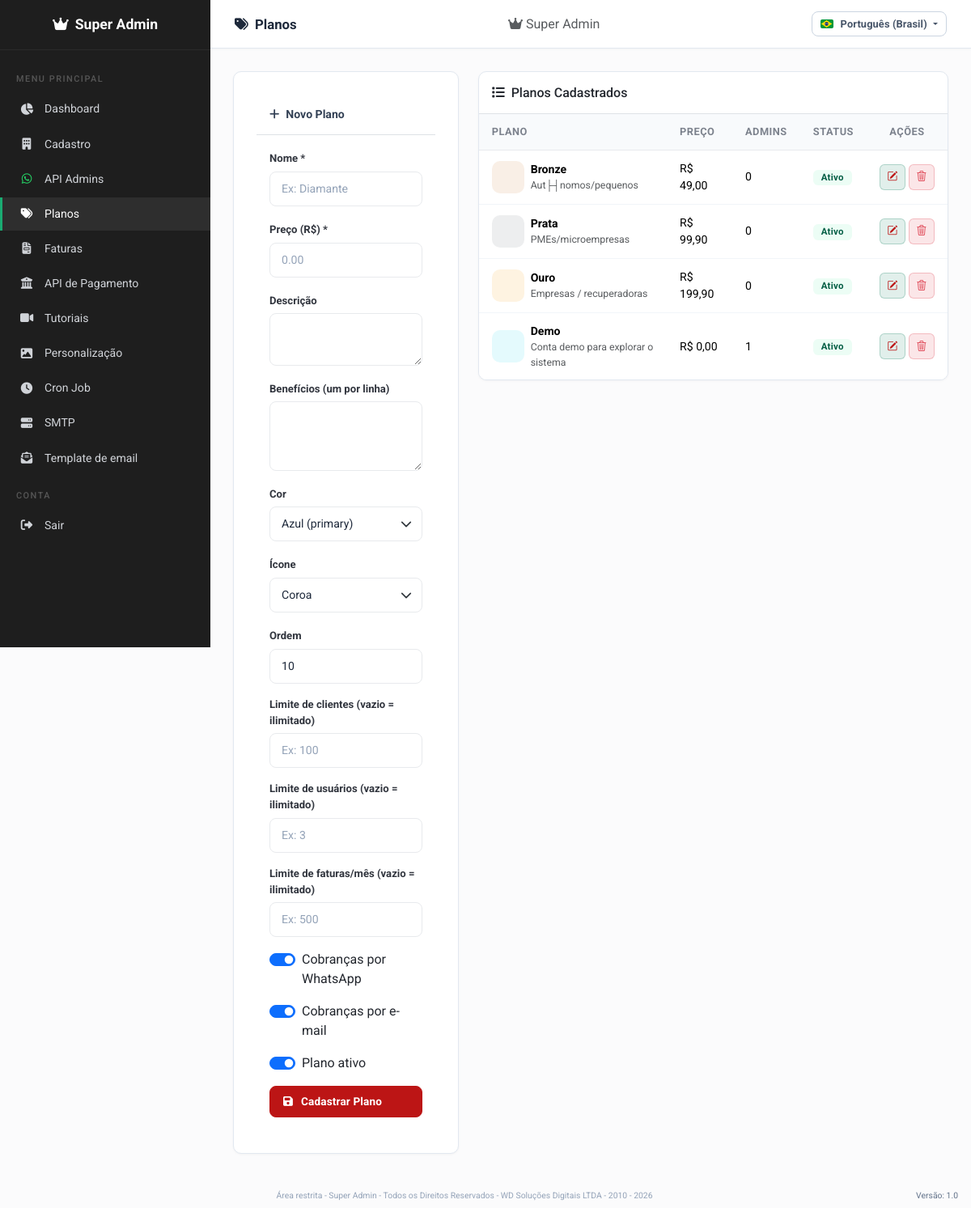
Before: /superadmin/planos.php (signed in) with the older database file.
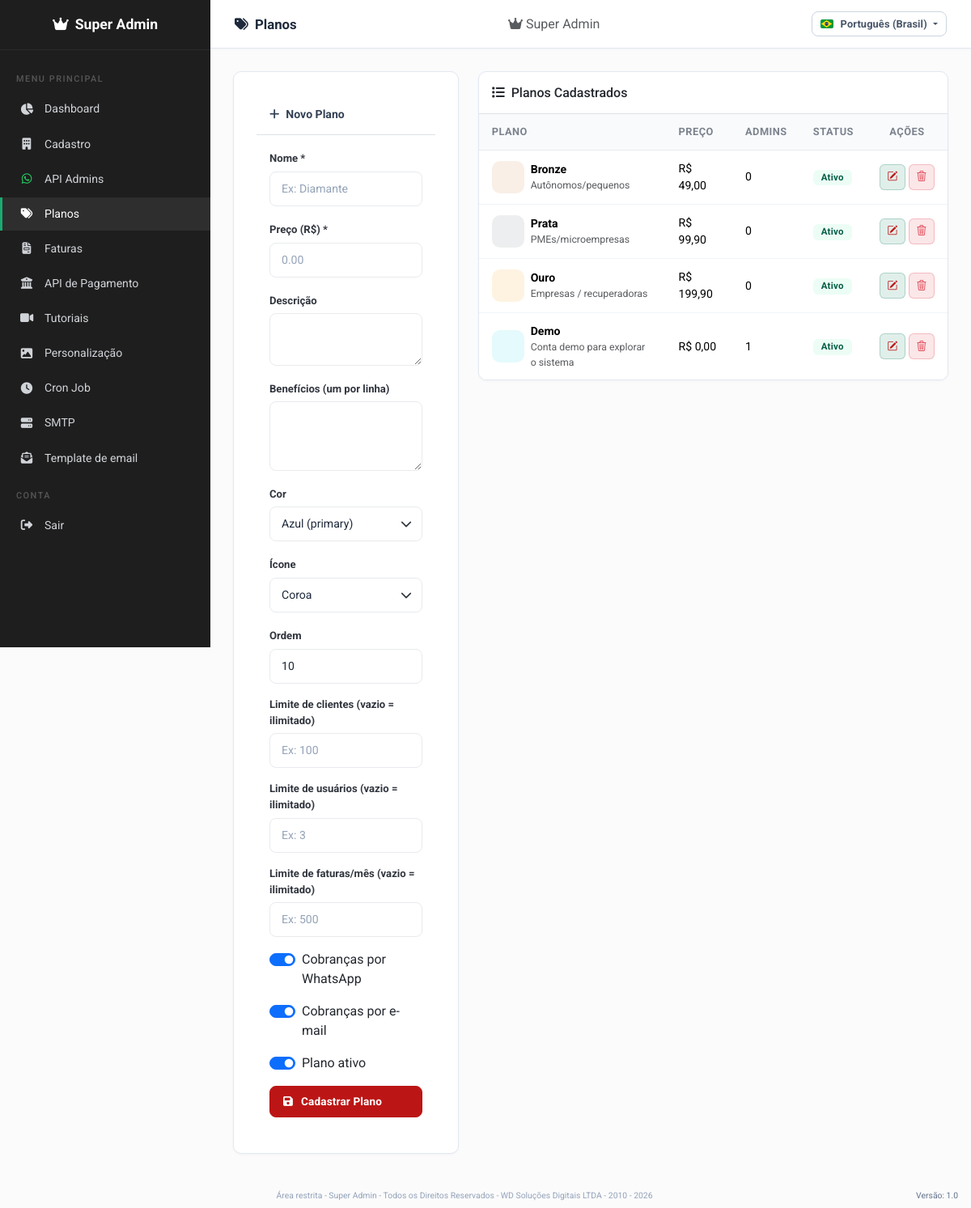
After: the same page with the newer database file.
### tables this page shows
CREATE TABLE `planos` (
  `id` int(11) NOT NULL AUTO_INCREMENT,
  `nome` varchar(50) NOT NULL,
  `slug` varchar(50) NOT NULL,
  `preco` decimal(10,2) DEFAULT 0.00,
  `descricao` varchar(500) DEFAULT NULL,
  `beneficios` text DEFAULT NULL,
  `max_clientes` int(11) DEFAULT NULL,
  `max_usuarios` int(11) DEFAULT NULL,
  `max_faturas_mensais` int(11) DEFAULT NULL,
  `whatsapp_cobranca` tinyint(1) DEFAULT 1,
  `email_cobranca` tinyint(1) DEFAULT 1,
  `cor` varchar(20) DEFAULT 'secondary',
  `icon` varchar(100) DEFAULT NULL,
  `ativo` tinyint(1) DEFAULT 1,
  `ordem` int(11) DEFAULT 0,
  `criado_em` timestamp NOT NULL DEFAULT current_timestamp(),
  PRIMARY KEY (`id`),
  UNIQUE KEY `slug` (`slug`)
);

### includes/lang_painel.php (called while the page is built, shortened)
<?php
function painelIdiomas() {
    return [
        'pt-BR' => 'Português (Brasil)',
        'es-MX' => 'Español (México)',
        'es-AR' => 'Español (Argentina)',
        'es-CO' => 'Español (Colombia)',
        'es-CL' => 'Español (Chile)',
        'es-PE' => 'Español (Perú)',
    ];
}
function painelIdiomaValido($id) {
    return array_key_exists((string)$id, painelIdiomas());
}
function painelIdiomaAtual() {
    $id = $_GET['idioma'] ?? ($_COOKIE['cobranca_site_idioma'] ?? 'pt-BR');
    $id = preg_replace('/[^a-zA-Z0-9-]/', '', substr((string)$id, 0, 15));
    return painelIdiomaValido($id) ? $id : 'pt-BR';
}
function t($chave, $params = []) {
    $id = painelIdiomaAtual();
    $base = strpos($id, 'es') === 0 ? 'es' : 'pt';
    $dicio = $GLOBALS['painel_' . $base];
    $s = array_key_exists($chave, $dicio) ? $dicio[$chave] : $chave;
    return $s;
}

### config/settings.php (called while the page is built, shortened)
<?php
function planoCorHex($cor) {
    $mapa = [
        'primary'   => '#0d6efd',
        'secondary' => '#6c757d',
        'success'   => '#128a53',
        'warning'   => '#f59e0b',
        'danger'    => '#dc3545',
        'info'      => '#22d3ee',
        'bronze'    => '#cd7f32',
        'dark'      => '#1f2937',
        'light'     => '#adb5bd',
    ];
    $cor = strtolower(trim((string)$cor));
    return $mapa[$cor] ?? '#0f7b5c';
}

### superadmin/planos.php (the view, shortened to what this page needs)
<?php
$pdo = getConnection();
$planos = $pdo->query("SELECT p.*, (SELECT COUNT(*) FROM admin_planos ap WHERE ap.plano_id = p.id) AS total_admins FROM planos p ORDER BY p.ordem ASC")->fetchAll();
include __DIR__ . '/includes/header.php';
include __DIR__ . '/includes/sidebar.php';
?>
<div class="main-content">
    <div class="topbar">
        <div>
            <h5><i class="fas fa-tags me-1"></i> Planos</h5>
        </div>
        <div class="dropdown d-none d-md-block">
            <span class="text-muted"><i class="fas fa-crown me-1"></i>Super Admin</span>
        </div>
    </div>
    <div class="content-area fade-in">
        <div class="row g-4">
            <div class="col-lg-4">
                <div class="form-card">
                    <div class="p-3 border-bottom">
                        <h6 class="mb-0"><i class="fas fa-plus me-2"></i>Novo Plano</h6>
                    </div>
                    <div class="p-3">
                        <form method="POST">
                            <div class="mb-3">
                                <label class="form-label">Nome *</label>
                                <input type="text" name="nome" class="form-control" required placeholder="Ex: Diamante">
                            </div>
                            <div class="mb-3">
                                <label class="form-label">Preço (R$) *</label>
                                <input type="number" step="0.01" name="preco" class="form-control" required placeholder="0.00">
                            </div>
                            <div class="mb-3">
                                <label class="form-label">Descrição</label>
                                <textarea name="descricao" class="form-control" rows="2"></textarea>
                            </div>
                            <div class="mb-3">
                                <label class="form-label">Benefícios (um por linha)</label>
                                <textarea name="beneficios" class="form-control" rows="3"></textarea>
                            </div>
                            <div class="mb-3">
                                <label class="form-label">Cor</label>
                                <select name="cor" class="form-select">
                                    <option value="primary">Azul (primary)</option>
                                </select>
                            </div>
                            <div class="mb-3">
                                <label class="form-label">Ícone</label>
                                <select name="icon" class="form-select">
                                    <option value="fa-crown">Coroa <i class="fas fa-crown"></i></option>
                                </select>
                            </div>
                            <div class="mb-3">
                                <label class="form-label">Ordem</label>
                                <input type="number" name="ordem" class="form-control" value="10">
                            </div>
                            <div class="mb-3">
                                <label class="form-label">Limite de clientes (vazio = ilimitado)</label>
                                <input type="number" min="0" name="max_clientes" class="form-control" placeholder="Ex: 100">
                            </div>
                            <div class="mb-3">
                                <label class="form-label">Limite de usuários (vazio = ilimitado)</label>
                                <input type="number" min="0" name="max_usuarios" class="form-control" placeholder="Ex: 3">
                            </div>
                            <div class="mb-3">
                                <label class="form-label">Limite de faturas/mês (vazio = ilimitado)</label>
                                <input type="number" min="0" name="max_faturas_mensais" class="form-control" placeholder="Ex: 500">
                            </div>
                            <div class="mb-3 form-check form-switch">
                                <input class="form-check-input" type="checkbox" name="whatsapp_cobranca" id="planoWhats" checked>
                                <label class="form-check-label" for="planoWhats">Cobranças por WhatsApp</label>
                            </div>
                            <div class="mb-3 form-check form-switch">
                                <input class="form-check-input" type="checkbox" name="email_cobranca" id="planoEmail" checked>
                                <label class="form-check-label" for="planoEmail">Cobranças por e-mail</label>
                            </div>
                            <div class="mb-3 form-check form-switch">
                                <input class="form-check-input" type="checkbox" name="ativo" id="planoAtivo" checked>
                                <label class="form-check-label" for="planoAtivo">Plano ativo</label>
                            </div>
                            <button class="btn btn-primary w-100"><i class="fas fa-save me-1"></i>Cadastrar Plano</button>
                        </form>
                    </div>
                </div>
            </div>
            <div class="col-lg-8">
                <div class="table-card">
                    <div class="p-3 border-bottom">
                        <h6 class="mb-0"><i class="fas fa-list me-2"></i>Planos Cadastrados</h6>
                    </div>
                    <div class="table-responsive">
                        <table class="table table-hover">
                            <thead>
                                <tr>
                                    <th>Plano</th>
                                    <th>Preço</th>
                                    <th>Admins</th>
                                    <th>Status</th>
                                    <th class="text-center">Ações</th>
                                </tr>
                            </thead>
                            <tbody>
                                <?php if (empty($planos)): ?>
                                    <tr><td colspan="5" class="text-center text-muted py-4">Nenhum plano cadastrado</td></tr>
                                <?php else: foreach ($planos as $pl):
                                    $corHex = planoCorHex($pl['cor'] ?? 'secondary');
                                    $tinta = $corHex . '1f';
                                ?>
                                    <tr>
                                        <td>
                                            <div class="d-flex align-items-center gap-2">
                                                <span class="plano-ico-tile" style="background:<?= $tinta ?>;color:<?= $corHex ?>;" title="<?= htmlspecialchars($pl['icon'] ?: '') ?>">
                                                </span>
                                                <div>
                                                    <strong><?= htmlspecialchars($pl['nome']) ?></strong>
                                                    <?php if (!empty($pl['descricao'])): ?>
                                                        <small class="text-muted d-block"><?= htmlspecialchars($pl['descricao']) ?></small>
                                                    <?php endif; ?>
                                                </div>
                                            </div>
                                        </td>
                                        <td>R$ <?= number_format($pl['preco'], 2, ',', '.') ?></td>
                                        <td><?= $pl['total_admins'] ?></td>
                                        <td>
                                            <?php if ($pl['ativo']): ?>
                                                <span class="badge bg-success">Ativo</span>
                                            <?php else: ?>
                                                <span class="badge bg-secondary">Inativo</span>
                                            <?php endif; ?>
                                        </td>
                                        <td class="text-center">
                                            <div class="d-inline-flex gap-1">
                                                <a href="edit_plano.php?editar=<?= $pl['id'] ?>" class="acao-btn acao-btn-primary" title="Editar"><i class="bi bi-pencil-square"></i></a>
                                                <a href="planos.php?excluir=<?= $pl['id'] ?>" class="acao-btn acao-btn-danger" title="Excluir" onclick="return confirmarExclusao('<?= htmlspecialchars(addslashes($pl['nome'])) ?>', this.href);"><i class="bi bi-trash3"></i></a>
                                            </div>
                                        </td>
                                    </tr>
                                <?php endforeach; endif; ?>
                            </tbody>
                        </table>
                    </div>
                </div>
            </div>
        </div>
    </div>
</div>
<?php include __DIR__ . '/includes/footer.php'; ?>

### superadmin/includes/header.php (shortened to what this page needs)
<?php
require_once __DIR__ . '/../../config/settings.php';
require_once __DIR__ . '/../../includes/lang_painel.php';
$painelIdioma = painelIdiomaAtual();
?>
<!DOCTYPE html>
<html lang="<?= $painelIdioma ?>">
<head>
    <link href="/cobranca/assets/vendor/bootstrap/css/bootstrap.min.css" rel="stylesheet">
    <link href="/cobranca/assets/vendor/bootstrap/css/bootstrap-icons.min.css" rel="stylesheet">
    <link href="/cobranca/assets/vendor/fontawesome/css/all.min.css" rel="stylesheet">
    <link href="/cobranca/assets/vendor/fonts/fonts.css" rel="stylesheet">
    <link href="/cobranca/assets/css/style.css?v=<?= filemtime(APP_ROOT . '/assets/css/style.css') ?>" rel="stylesheet">
</head>
<body>

### superadmin/includes/sidebar.php (shortened to what this page needs)
<?php
$currentPage = basename($_SERVER['PHP_SELF'], '.php');
$basePath = '/cobranca/superadmin';
?>
<aside class="sidebar" id="sidebar">
    <div class="sidebar-header">
        <h4><i class="fas fa-crown me-2"></i><?= t('layout.super_admin') ?></h4>
    </div>
    <nav class="sidebar-nav">
        <div class="nav-section"><?= t('layout.menu_label') ?></div>
        <a href="<?= $basePath ?>/index.php" class="nav-link <?= $currentPage === 'index' ? 'active' : '' ?>">
            <i class="fas fa-chart-pie"></i> <?= t('nav.dashboard') ?>
        </a>
        <a href="<?= $basePath ?>/cadastros.php" class="nav-link <?= $currentPage === 'cadastros' ? 'active' : '' ?>">
            <i class="fas fa-building"></i> <?= t('nav.cadastro') ?>
        </a>
        <a href="<?= $basePath ?>/api_admins.php" class="nav-link <?= $currentPage === 'api_admins' ? 'active' : '' ?>">
            <i class="fab fa-whatsapp" style="color:#25D366;"></i> <?= t('nav.api_admins') ?>
        </a>
        <a href="<?= $basePath ?>/planos.php" class="nav-link <?= $currentPage === 'planos' ? 'active' : '' ?>">
            <i class="fas fa-tags"></i> <?= t('nav.planos') ?>
        </a>
        <a href="<?= $basePath ?>/faturas.php" class="nav-link <?= $currentPage === 'faturas' ? 'active' : '' ?>">
            <i class="fas fa-file-invoice"></i> <?= t('nav.faturas') ?>
        </a>
        <a href="<?= $basePath ?>/api_pagamento.php" class="nav-link <?= $currentPage === 'api_pagamento' ? 'active' : '' ?>">
            <i class="fas fa-university"></i> <?= t('nav.api_pagamento') ?>
        </a>
        <a href="<?= $basePath ?>/tutoriais.php" class="nav-link <?= $currentPage === 'tutoriais' ? 'active' : '' ?>">
            <i class="fas fa-video"></i> <?= t('nav.tutoriais') ?>
        </a>
        <a href="<?= $basePath ?>/personalizacao.php" class="nav-link <?= $currentPage === 'personalizacao' ? 'active' : '' ?>">
            <i class="fas fa-image"></i> <?= t('nav.personalizacao') ?>
        </a>
        <a href="<?= $basePath ?>/cron.php" class="nav-link <?= $currentPage === 'cron' ? 'active' : '' ?>">
            <i class="fas fa-clock"></i> <?= t('nav.cron_job') ?>
        </a>
        <a href="<?= $basePath ?>/smtp.php" class="nav-link <?= $currentPage === 'smtp' ? 'active' : '' ?>">
            <i class="fas fa-server"></i> SMTP
        </a>
        <a href="<?= $basePath ?>/template_email.php" class="nav-link <?= $currentPage === 'template_email' ? 'active' : '' ?>">
            <i class="fas fa-envelope-open-text"></i> Template de email
        </a>
        <div class="nav-section"><?= t('layout.conta') ?></div>
        <a href="<?= $basePath ?>/logout.php" class="nav-link">
            <i class="fas fa-sign-out-alt"></i> <?= t('nav.sair') ?>
        </a>
    </nav>
</aside>

### superadmin/includes/footer.php (shortened to what this page needs)
    <div style="text-align:center; padding:16px 16px 8px; font-size:0.65rem; color:#94a3b8;">
        <span>Área restrita - Super Admin - Todos os Direitos Reservados - WD Soluções Digitais LTDA - 2010 - 2026</span><span style="float:right;font-size:0.65rem;color:#64748b;">Versão: 1.0</span>
    </div>
</body>
</html>

Changed rows visible on the page:
changed planos "Bronze": descricao "Aut├┤nomos/pequenos" → "Autônomos/pequenos"
